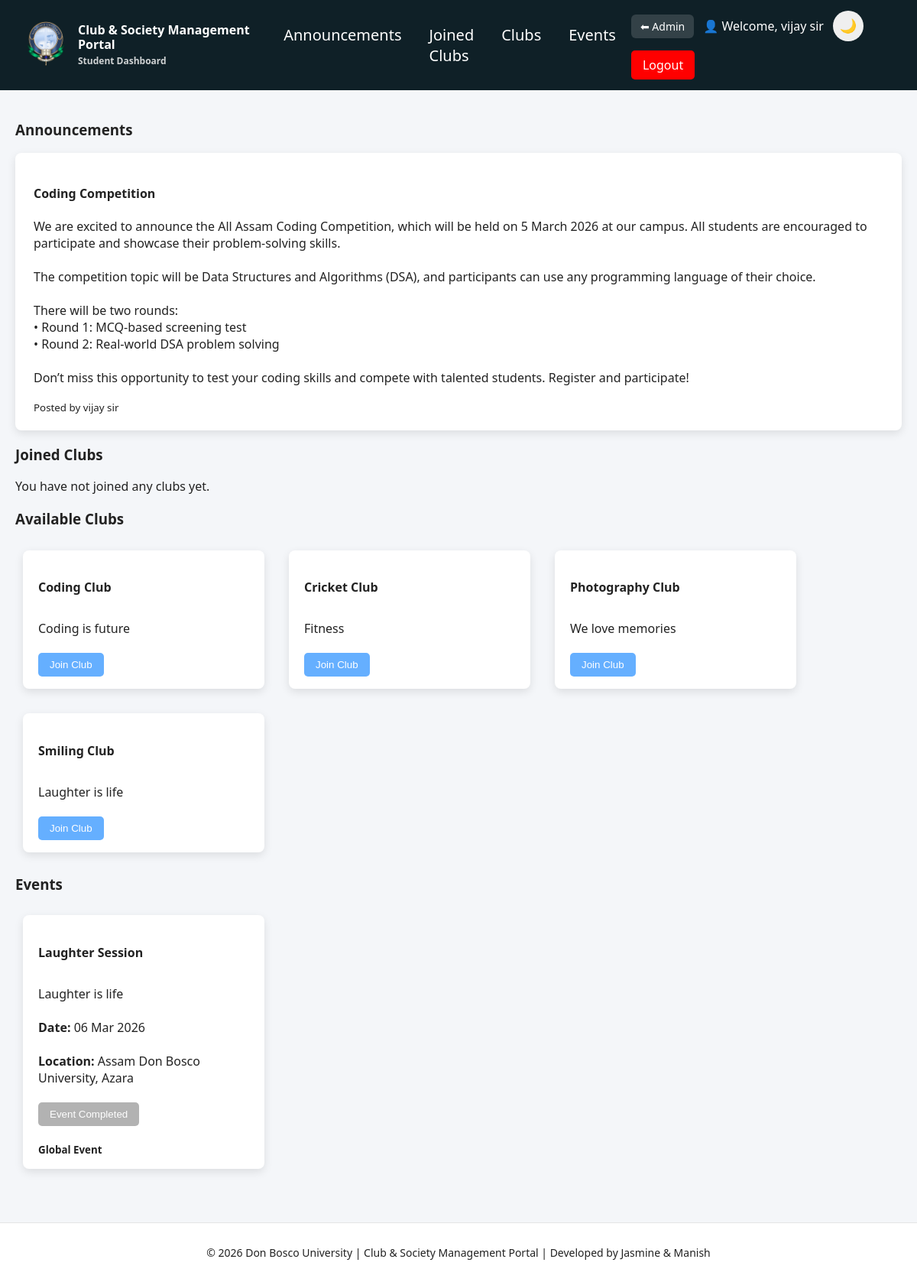
Page /ita_presentation/student_dashboard.php?preview=1 (signed in) on the committed database.
### tables this page shows
CREATE TABLE `announcements` (
  `announcement_id` int(11) NOT NULL AUTO_INCREMENT,
  `title` varchar(200) NOT NULL,
  `body` text NOT NULL,
  `target_audience` varchar(50) DEFAULT NULL,
  `priority` enum('normal','important','urgent') DEFAULT 'normal',
  `announcement_date` date DEFAULT NULL,
  `posted_by` int(11) DEFAULT NULL,
  `created_at` timestamp NOT NULL DEFAULT current_timestamp(),
  `club_id` int(11) DEFAULT NULL,
  PRIMARY KEY (`announcement_id`),
  KEY `posted_by` (`posted_by`),
  KEY `club_id` (`club_id`),
  CONSTRAINT `announcements_ibfk_1` FOREIGN KEY (`posted_by`) REFERENCES `users` (`user_id`),
  CONSTRAINT `announcements_ibfk_2` FOREIGN KEY (`club_id`) REFERENCES `clubs` (`club_id`) ON DELETE CASCADE
);

CREATE TABLE `users` (
  `user_id` int(11) NOT NULL AUTO_INCREMENT,
  `full_name` varchar(100) NOT NULL,
  `email` varchar(100) NOT NULL,
  `phone_number` varchar(15) NOT NULL,
  `password_hash` varchar(255) NOT NULL,
  `role` enum('ADMIN','STUDENT') NOT NULL,
  `created_at` timestamp NOT NULL DEFAULT current_timestamp(),
  PRIMARY KEY (`user_id`),
  UNIQUE KEY `email` (`email`),
  UNIQUE KEY `phone_number` (`phone_number`)
);

CREATE TABLE `clubs` (
  `club_id` int(11) NOT NULL AUTO_INCREMENT,
  `club_name` varchar(100) NOT NULL,
  `category` varchar(100) DEFAULT NULL,
  `description` text DEFAULT NULL,
  `president` varchar(100) DEFAULT NULL,
  `max_members` int(11) DEFAULT NULL,
  `created_by` int(11) DEFAULT NULL,
  `founder_id` int(11) NOT NULL,
  `created_at` timestamp NOT NULL DEFAULT current_timestamp(),
  PRIMARY KEY (`club_id`),
  UNIQUE KEY `club_name` (`club_name`),
  KEY `founder_id` (`founder_id`),
  CONSTRAINT `clubs_ibfk_1` FOREIGN KEY (`founder_id`) REFERENCES `users` (`user_id`) ON DELETE CASCADE
);

CREATE TABLE `events` (
  `event_id` int(11) NOT NULL AUTO_INCREMENT,
  `club_id` int(11) DEFAULT NULL,
  `event_name` varchar(255) NOT NULL,
  `event_description` text NOT NULL,
  `event_date` date NOT NULL,
  `event_time` time NOT NULL,
  `event_location` varchar(255) NOT NULL,
  `created_by` int(11) NOT NULL,
  `created_at` timestamp NOT NULL DEFAULT current_timestamp(),
  PRIMARY KEY (`event_id`),
  KEY `created_by` (`created_by`),
  KEY `fk_event_club` (`club_id`),
  CONSTRAINT `events_ibfk_1` FOREIGN KEY (`created_by`) REFERENCES `users` (`user_id`),
  CONSTRAINT `fk_event_club` FOREIGN KEY (`club_id`) REFERENCES `clubs` (`club_id`) ON DELETE CASCADE
);

### ita_presentation/student_dashboard.php (the view, shortened to what this page needs)
<?php
$preview = isset($_GET['preview']);
$host = "localhost";
$dbname = "club_portal";
$user = "root";
$pass = "";
$pdo = new PDO("mysql:host=$host;dbname=$dbname;charset=utf8", $user, $pass);
$user_id = $_SESSION['user_id'];
$name = $_SESSION['full_name'];
$stmt = $pdo->prepare("
SELECT c.*, m.status, m.join_attempts, m.rejected_at
FROM clubs c
LEFT JOIN memberships m
ON c.club_id = m.club_id AND m.user_id = ?
");
$stmt->execute([$user_id]);
$clubs = $stmt->fetchAll();
$stmt = $pdo->prepare("
SELECT a.*, u.full_name
FROM announcements a
JOIN users u ON a.posted_by = u.user_id
WHERE a.club_id IS NULL
ORDER BY a.created_at DESC
");
$stmt->execute();
$announcements = $stmt->fetchAll();
$stmt = $pdo->prepare("
SELECT c.club_id, c.club_name, c.description, c.category
FROM clubs c
JOIN memberships m ON c.club_id = m.club_id
WHERE m.user_id = ? AND m.status = 'APPROVED'
");
$stmt->execute([$user_id]);
$joined_clubs = $stmt->fetchAll();
$stmt = $pdo->prepare("
SELECT e.*, er.status AS registration_status
FROM events e
LEFT JOIN event_registrations er
    ON e.event_id = er.event_id
    AND er.user_id = ?
WHERE e.club_id IS NULL
ORDER BY e.event_date DESC
");
$stmt->execute([$user_id]);
$events = $stmt->fetchAll();
?>
<!DOCTYPE html>
<html>
<head>
<link rel="stylesheet" href="theme.css">
</head>
<body>
<div class="header">
<div class="header-left">
<a href="student_dashboard.php">
    <img src="adbu_app_logo_512x512.png" class="logo">
</a>
<div class="portal-title">
Club & Society Management Portal
<br>
<span>Student Dashboard</span>
</div>
</div>
<div class="menu">
<a href="#announcements">Announcements</a>
<a href="#joined-clubs">Joined Clubs</a>
<a href="#available-clubs">Clubs</a>
<a href="#events">Events</a>
</div>
<div class="header-right">
<?php if($preview): ?>
<a href="admin_dashboard.php" class="preview-back-btn">
⬅ Admin
</a>
<?php endif; ?>
👤 Welcome, <?php echo htmlspecialchars($name); ?>
<button onclick="toggleMode()" class="toggle-btn" id="modeToggle">🌙</button>
<a href="logout.php" class="btn logout">Logout</a>
</div>
</div>
<div class="container">
<h3 id="announcements">Announcements</h3>
<?php foreach($announcements as $a): ?>
<div class="card1">
<h4><?php echo htmlspecialchars($a['title']); ?></h4>
<p><?php echo nl2br(htmlspecialchars($a['body'])); ?></p>
<small>
Posted by <?php echo $a['full_name']; ?>
</small>
</div>
<?php endforeach; ?>
<h3 id="joined-clubs">Joined Clubs</h3>
<?php if(!empty($joined_clubs)): ?>
    <div class="section">
    <?php foreach($joined_clubs as $club): ?>
        <a href="student_club_details.php?club_id=<?php echo $club['club_id']; ?><?php if($preview) echo '&preview=1'; ?>"
            style="text-decoration:none; color:inherit;">
        <div class="card2">
            <h4><?php echo htmlspecialchars($club['club_name']); ?></h4>
            <p><?php echo htmlspecialchars($club['description']); ?></p>
            <button class="btn joined">Joined</button>
        </div>
    </a>
    <?php endforeach; ?>
    </div>
<?php else: ?>
    <p>You have not joined any clubs yet.</p>
<?php endif; ?>
<h3 id="available-clubs">Available Clubs</h3>
<div class="section">
<?php foreach($clubs as $club): ?>
<div class="card3">
<h4><?php echo $club['club_name']; ?></h4>
<p><?php echo $club['description']; ?></p>
<?php if($club['status']=="APPROVED"): ?>
<button class="btn joined">Joined</button>
<?php elseif($club['status']=="PENDING"): ?>
<button class="btn pending">Request Pending</button>
<?php else: ?>
<?php if($preview): ?>
<button class="btn join" disabled>Join Club</button>
<?php endif; ?>
<?php endif; ?>
</div>
<?php endforeach; ?>
</div>
<h3 id="events">Events</h3>
<?php if(!empty($events)): ?>
<div class="section">
<?php foreach($events as $event): ?>
<div class="card4">
<h4><?php echo htmlspecialchars($event['event_name']); ?></h4>
<p><?php echo htmlspecialchars($event['event_description']); ?></p>
<p><b>Date:</b> <?php echo date("d M Y", strtotime($event['event_date'])); ?></p>
<p><b>Location:</b> <?php echo htmlspecialchars($event['event_location']); ?></p>
<?php
$today = date("Y-m-d");
?>
<?php if($event['event_date'] < $today): ?>
    <button class="btn completed" disabled>Event Completed</button>
<?php elseif($event['registration_status'] == 'REGISTERED'): ?>
    <button class="btn joined" disabled>Registration Done</button>
<?php endif; ?>
<br>
<?php if($event['club_id'] != NULL): ?>
    <small><b>Club Event</b></small>
<?php else: ?>
    <small><b>Global Event</b></small>
<?php endif; ?>
</div>
<?php endforeach; ?>
</div>
<?php else: ?>
<p>No events available.</p>
<?php endif; ?>
</div>
<footer class="footer">
<p>
© 2026 Don Bosco University | Club & Society Management Portal | Developed by Jasmine & Manish
</p>
</footer>
</body>
</html>

### ita_presentation/theme.css (style rules this page uses)
:root { --bg-color: #f4f6f9; --card-color: #ffffff; --text-color: #222222; --header-color: #0f2027; --border-color: #dddddd; }
body { background: var(--bg-color); color: var(--text-color); }
.card, .card1, .card2, .card3, .card4, .feature-card { background: var(--card-color); color: var(--text-color); }
.header { display:flex; align-items:center; justify-content:flex-start; gap:12px; padding:14px 30px; background:var(--header-color); color:white; }
.header-left { display:flex; align-items:center; gap:10px; }
.logo { width:40px; height:40px; border-radius:50%; object-fit:contain; }
.portal-title { font-size:16px; font-weight:600; }
.footer { text-align:center; padding:15px; margin-top:40px; font-size:14px; background:var(--card-color); color:var(--text-color); border-top:1px solid rgba(0,0,0,0.1); }

### ita_presentation/student_dashboard.php (style rules this page uses)
body { font-family:Segoe UI; margin:0; }
.header { color:white; padding:14px 30px; display:flex; justify-content:space-between; align-items:center; }
.header-left { display:flex; align-items:center; gap:12px; }
.card2 p, .card3 p, .card4 p { word-wrap:break-word; overflow-wrap:break-word; margin:11px 0; }
.logo { width:60px; height:60px; border-radius:50%; }
.portal-title { font-weight:600; font-size:16px; line-height:1.2; }
.portal-title span { font-size:12px; opacity:0.8; }
.header-right { display:flex; align-items:center; gap:12px; flex-wrap:wrap; }
.container { padding: 20px; }
.card1 { padding:20px; margin-bottom:15px; margin: 15px 0; border-radius:8px; box-shadow:0 4px 12px rgba(0,0,0,0.1); }
.card3 { padding:20px; margin-bottom:15px; margin: 10px; border-radius:8px; box-shadow:0 4px 12px rgba(0,0,0,0.1); }
.card4 { padding:20px; margin-bottom:15px; margin: 10px; border-radius:8px; box-shadow:0 4px 12px rgba(0,0,0,0.1); }
body, .card1, .card2, .card3, .card4, .header { transition: background 0.3s ease, color 0.3s ease; }
.card1, .card2, .card3, .card4 { background: var(--card-color); transition: all 0.3s ease; border-left: 4px solid transparent; }
.card1, .card2, .card3, .card4 { min-height:100px; }
.btn { padding:8px 15px; border:none; border-radius:5px; cursor:pointer; width:auto; align-self:flex-start; transition: all 0.3s ease; }
.toggle-btn { width:40px; height:40px; font-size:18px; border:none; border-radius:50%; cursor:pointer; display:flex; align-items:center; justify-content:center; }
.join { background:#007bff; color:white; }
.logout { background:red; color:white; text-decoration: none; }
.section { display:flex; flex-wrap:wrap; gap:12px; align-items: stretch; }
.card3, .card4 { padding:16px; border-radius:8px; box-shadow:0 4px 12px rgba(0,0,0,0.1); flex:0 1 280px; max-width:280px; min-height:120px; display:flex; flex-direction:column; justify-content:center; }
.card2 button, .card3 button, .card4 button { margin-top:10px; }
.completed { background:gray; color:white; }
.preview-back-btn { background:rgba(255,255,255,0.15); color:white; padding:6px 12px; border-radius:6px; text-decoration:none; font-size:14px; font-weight:500; transition:0.2s; }
button:disabled { opacity:0.6; cursor:not-allowed; }
.footer { text-align:center; padding:15px; margin-top:40px; font-size:14px; background:var(--card-color); color:var(--text-color); border-top:1px solid rgba(0,0,0,0.1); }
.header { width:100%; box-sizing:border-box; }
.menu { display:flex; gap:20px; margin-left:20px; }
.menu a { text-decoration:none; color:white; font-size:20px; font-weight:500; }
.menu a { padding:6px 8px; border-radius:5px; transition:0.2s; }
html { scroll-behavior:smooth; }
.header { position:sticky; top:0; z-index:1000; }
:root { --header-height: 100px; }
h3 { scroll-margin-top: var(--header-height); }

### rows in the picture
announcements: title "Coding Competition", body "We are excited to announce the All Assam Coding Competition, which will be held on 5 March 2026 at our campus. All students are encouraged to participate and showcase their problem-solving skills. The competition topic will be Data Structures and Algorithms (DSA), and participants can use any programming language of their choice. There will be two rounds: • Round 1: MCQ-based screening test • Round 2: Real-world DSA problem solving Don’t miss this opportunity to test your coding skills and compete with talented students. Register and participate!", posted_by.full_name "vijay sir"
clubs: club_name "Coding Club", description "Coding is future"
clubs: club_name "Cricket Club", description "Fitness"
clubs: club_name "Photography Club", description "We love memories"
clubs: club_name "Smiling Club", description "Laughter is life"
events: event_name "Laughter Session", event_description "Laughter is life", event_date "06 Mar 2026", event_location "Assam Don Bosco University, Azara", shows "Event Completed", shows "Global Event"

### other values in the picture
$name "vijay sir"
